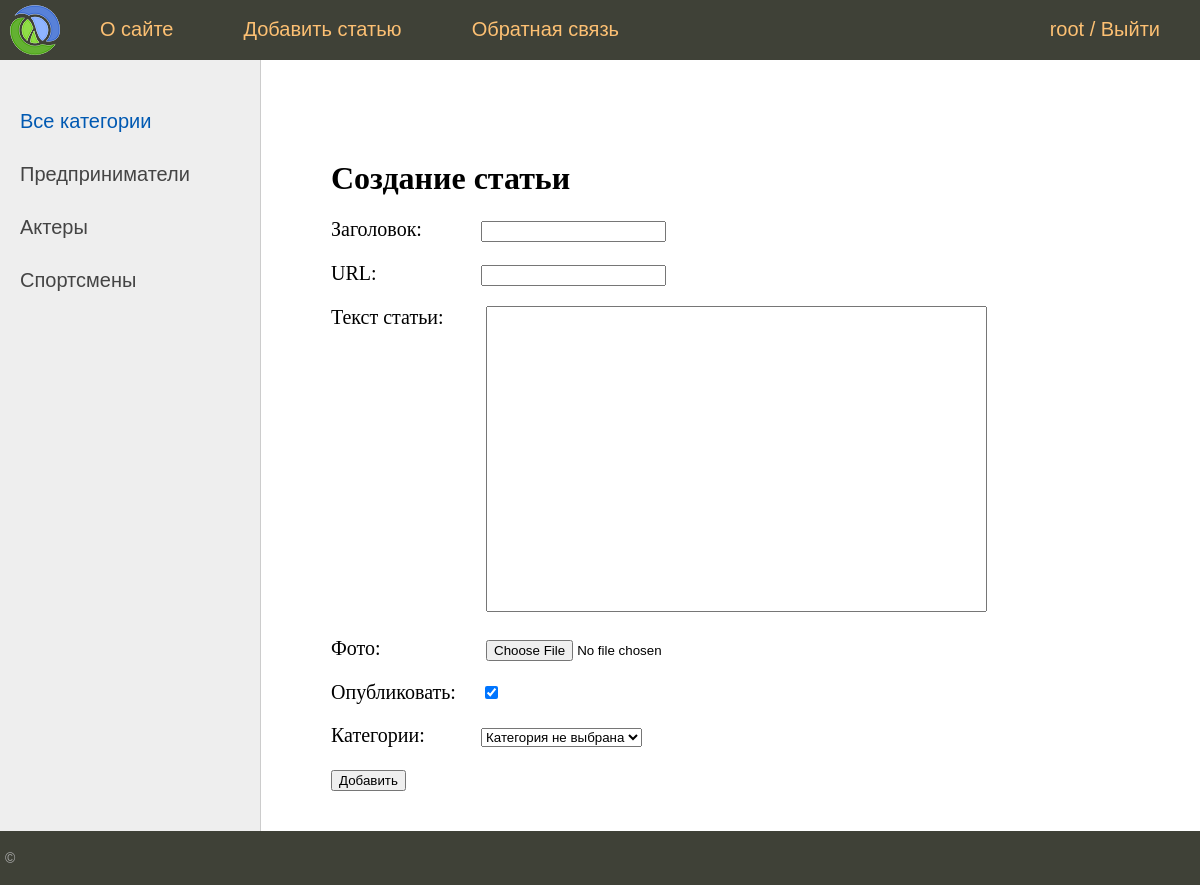
Screenshot of /addpage/ (signed in) with the database file from the repository.
### man/models.py (models this page shows)
class Category(models.Model):
    name = models.CharField(max_length=50, db_index=True, verbose_name='Название категории')
    slug = models.SlugField(max_length=255, unique=True, db_index=True, verbose_name='URL')
    def __str__(self):
        return self.name
    def get_absolute_url(self):
        return reverse('category', kwargs={'cat_slug': self.slug})
    class Meta:
        verbose_name = 'Категорию'
        verbose_name_plural = 'Категории'
        ordering = ['id']

### man/views.py (the view, shortened to what this page needs)
# urls.py: path('addpage/', AddPage.as_view(), name='addpage'),
class AddPage(LoginRequiredMixin, DataMixin, CreateView):
    form_class = AddPostForm
    template_name = 'man/addpage.html'
    success_url = reverse_lazy('index')
    login_url = 'index'
    raise_exception = True
    def get_context_data(self, **kwargs):
        context = super().get_context_data(**kwargs)
        c_def = self.get_user_context(title='Создание статьи')
        return context | c_def

### man/forms.py (shortened to what this page needs)
class AddPostForm(forms.ModelForm):
    def __init__(self, *args, **kwargs):  # replace ----- -> Категория не выбрана
        super().__init__(*args, **kwargs)
        self.fields['cat'].empty_label = 'Категория не выбрана'
    class Meta:
        model = Man
        fields = ['title', 'slug', 'content', 'photo', 'published', 'cat']
        widgets = {
            'title': forms.TextInput(attrs={'class': 'some-input'}),
            'content': forms.Textarea(attrs={'rows': '20', 'cols': '60'}),
        }

### man/utils.py (called while the page is built)
    def get_user_context(self, **kwargs):
        context = kwargs
        cats = Category.objects.all()
        user_menu = menu.copy()
        if not self.request.user.is_authenticated:
            user_menu.pop(1)
        context['menu'] = user_menu
        context['cats'] = cats
        if 'cat_selected' not in context:
            context['cat_selected'] = 0
        return context

### man/templates/man/addpage.html (shortened to what this page needs)
{% extends 'man/base.html' %}
{% block content %}
    <h1>{{ title }}</h1>
    <form action="{% url 'addpage' %}" method="post" enctype="multipart/form-data">
        <p>
            <label for="{{ form.title.id_for_label }}" class="form-label">
                {{ form.title.label }}:
            </label>{{form.title}}
        </p>
        <p>
            <label for="{{ form.slug.id_for_label }}" class="form-label">
                {{ form.slug.label }}:
            </label>{{form.slug}}
        </p>
        <p>
            <label for="{{ form.content.id_for_label }}" class="form-label">
                {{ form.content.label }}:
            </label> {{form.content}}
        </p>
        <p>
            <label for="{{ form.photo.id_for_label }}" class="form-label">
                {{ form.photo.label }}:
            </label> {{form.photo}}
        </p>
        <p>
            <label for="{{ form.published.id_for_label }}" class="form-label">
                {{ form.published.label }}:
            </label>{{form.published}}
        </p>
        <p>
            <label for="{{ form.cat.id_for_label }}" class="form-label">
                {{ form.cat.label }}:
            </label>{{form.cat}}
        </p>
        <button type="submit">Добавить</button>
    </form>
{% endblock content %}

### man/templates/man/base.html (shortened to what this page needs)
{% load static %}
{% load man_tags %}
<!DOCTYPE html>
<html>
<head>
	<link type="text/css" href="{% static 'man/css/styles.css' %}" rel="stylesheet" />
</head>
<body>
<table class="table-page" border=0 cellpadding="0" cellspacing="0">
<tr><td valign=top>
{% block mainmenu %}
		<div class="header">
			<ul id="mainmenu" class="mainmenu">
			<li class="logo"><a href="{% url 'index' %}"><div class="logo"></div></a></li>
			{% for item in menu %}
				<li><a href="{% url item.url_name %}">{{item.title}}</a></li>
			{% endfor %}
			{% if request.user.is_authenticated %}
				<li class="last">{{ user.username }} / <a href="{% url 'logout' %}">Выйти</a></li>
			{% else %}
				<li class="last">
					<a href="{% url 'register' %}">Регистрация</a> /
					<a href="{% url 'login' %}">Войти</a>
				</li>
			{% endif %}
			</ul>
		</div>
{% endblock mainmenu %}
<table class="table-content" border=0 cellpadding="0" cellspacing="0">
<tr>
	<td valign="top" class="left-chapters">
	<ul id="leftchapters">
		{% if cat_selected == 0 %}
			<li class="selected">Все категории</li>
			{% else %}
			<li><a href="{% url 'index' %}">Все категории</a></li>
		{% endif %}
{% for c in cats %}
	{% if c.pk == cat_selected %}
		<li class="selected">{{ c.name }}</li>
	{% else %}
		<li><a href="{{ c.get_absolute_url }}"> {{ c.name }} </a></li>
	{% endif %}
{% endfor %}
	</ul>
</td>
<td valign="top" class="content">
	<div class="content-text">
{% block content %}
{% endblock %}
	</div>
</td></tr></table>
</td></tr>
<tr><td valign=top>
	<div id="footer">
		<p>&copy; </p>
	</div>
</td></tr></table>
</body>
</html>

### man/static/man/css/styles.css (style rules this page uses)
html, body { font-family: 'Arial'; margin: 0; padding: 0; height: 100%; width: 100%; color: #444; }
textarea { resize: none; }
a { color: #0059b2; text-decoration: none; }
.table-page { width: 100%; height: 100%; vertical-align: top; }
.table-page tr { height: 100%; }
.header { background: #3F4137; height: 60px; }
.logo { background: url('../images/logo.png') no-repeat 10px 5px; width: 70px; height: 60px; }
ul.mainmenu { list-style: none; margin: 0; padding: 0; height: 60px; color: #fdc073; font-size: 20px; overflow: hidden; }
ul.mainmenu li { float: left; margin: 18px 40px 0 30px; }
ul.mainmenu li.logo { margin: 0; }
ul.mainmenu li.last { float: right; }
ul.mainmenu li a { color: #fdc073; text-decoration: none; }
.table-content { width: 100%; min-height: 100%; height: 100%; }
.left-chapters { margin: 0; background: #eee; border-right: 1px solid #ccc; min-height: 100%; }
.left-chapters ul { width: 230px; min-height: 100%; margin: 0; padding: 20px 10px 10px 20px; list-style: none; font-size: 20px; }
.left-chapters ul li { margin: 30px 0 0 0; color: #999; }
.left-chapters ul li.selected { color: #0059b2; }
.left-chapters ul li a { color: #444; text-decoration: none; }
.content { padding: 40px 20px 20px 40px; width: 100%; box-sizing: border-box; }
.content-text { margin: 60px 0 0 30px; color: #000; font-size: 20px; font-family: Yandex Sans Display Light; }
.content-text h1 { font-size: 32px; }
#footer { box-sizing: border-box; background: #3F4137; padding: 5px; color: #aaa; font-size: 14px; font-family: Verdana, Geneva, Arial, Helvetica; text-align: left; overflow: hidden; }
.form-label { display: inline-block; min-width: 150px; vertical-align: top; }

### rows the page displays
Category: name "Предприниматели"
Category: name "Актеры"
Category: name "Спортсмены"

### other values shown
{{ item.title }} "О сайте" "Добавить статью" "Обратная связь"
{{ user.username }} "root"
{{ title }} "Создание статьи"
